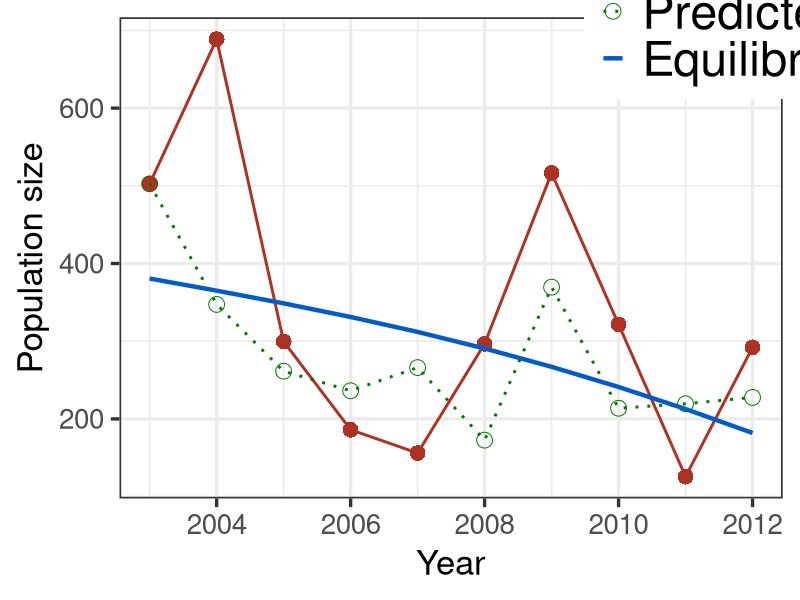
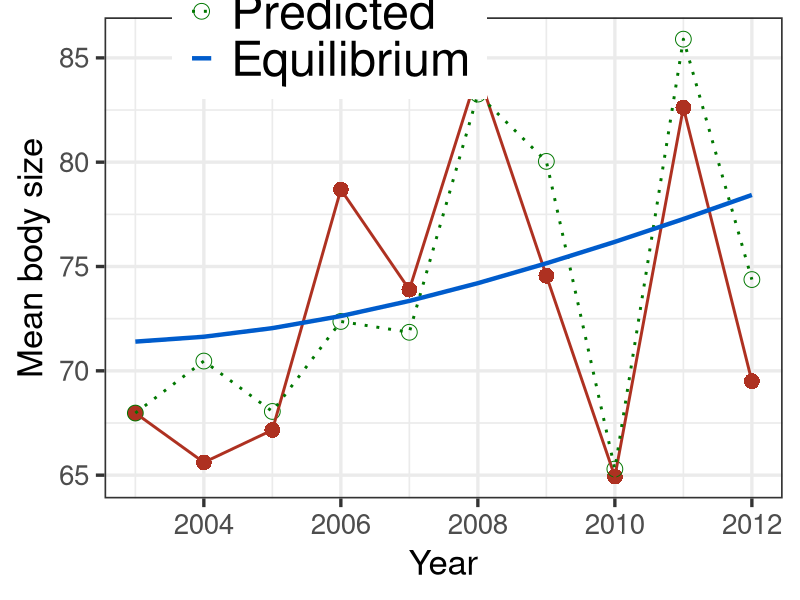
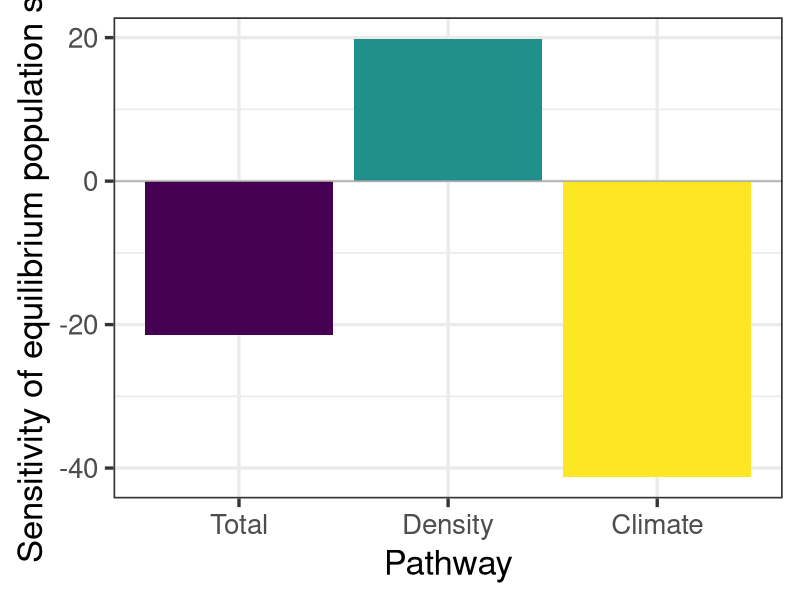
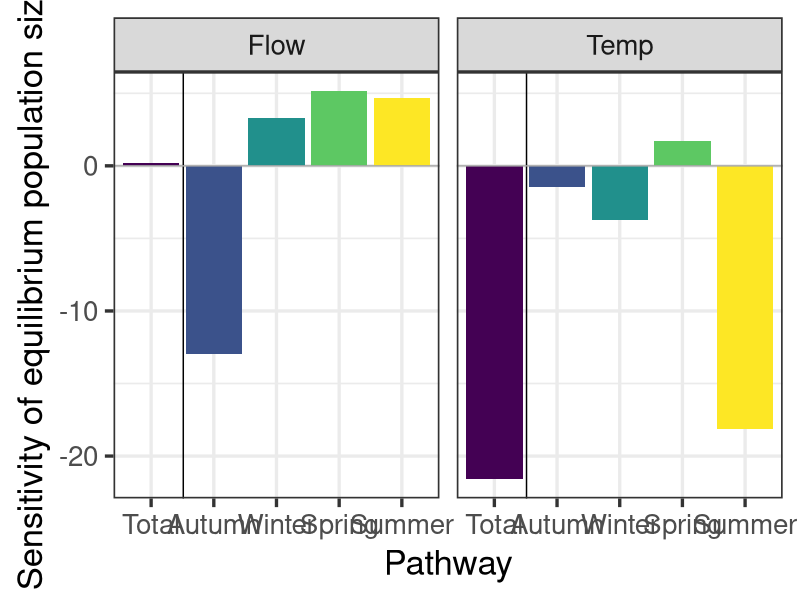
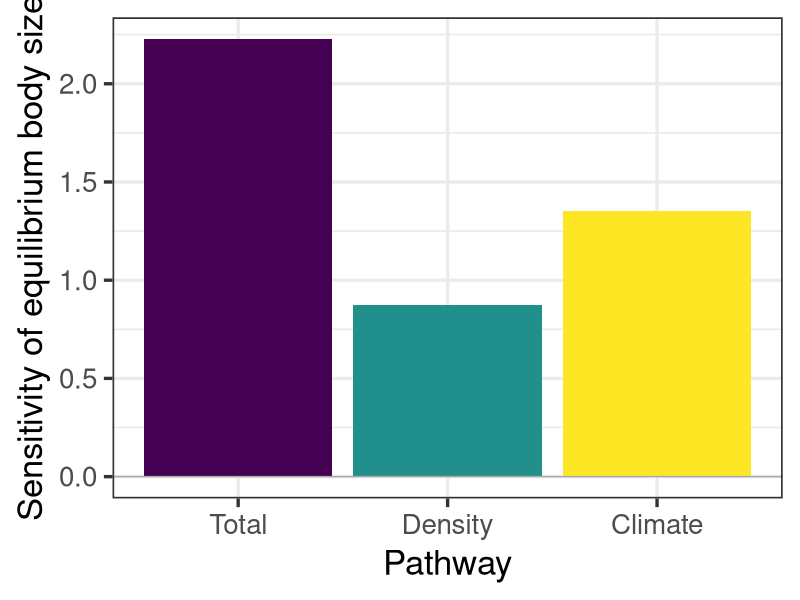
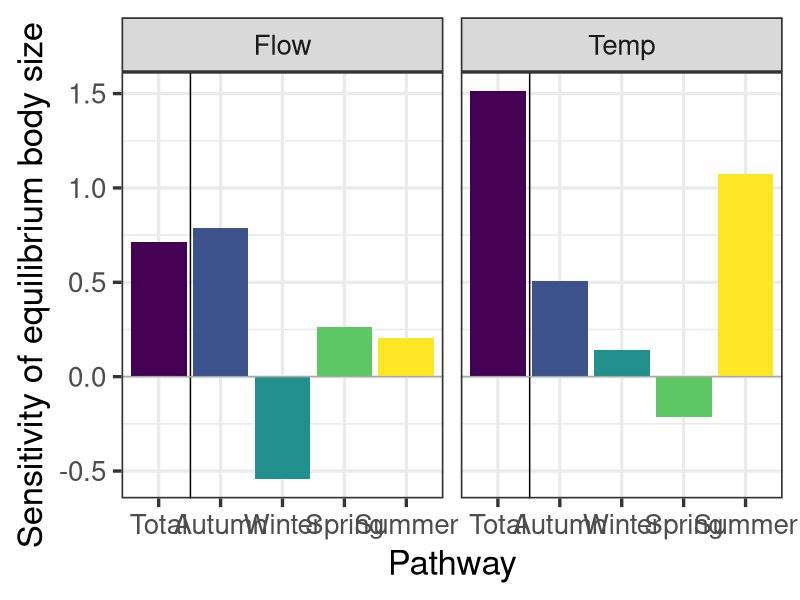
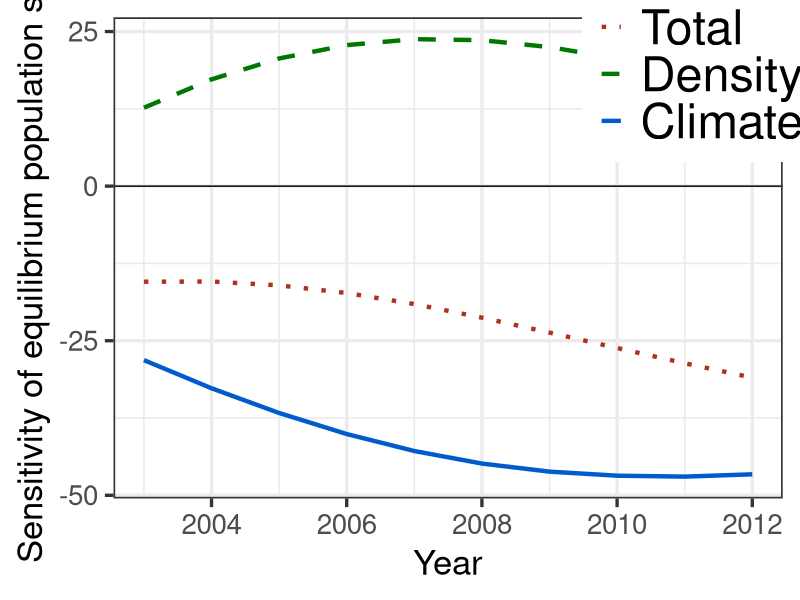
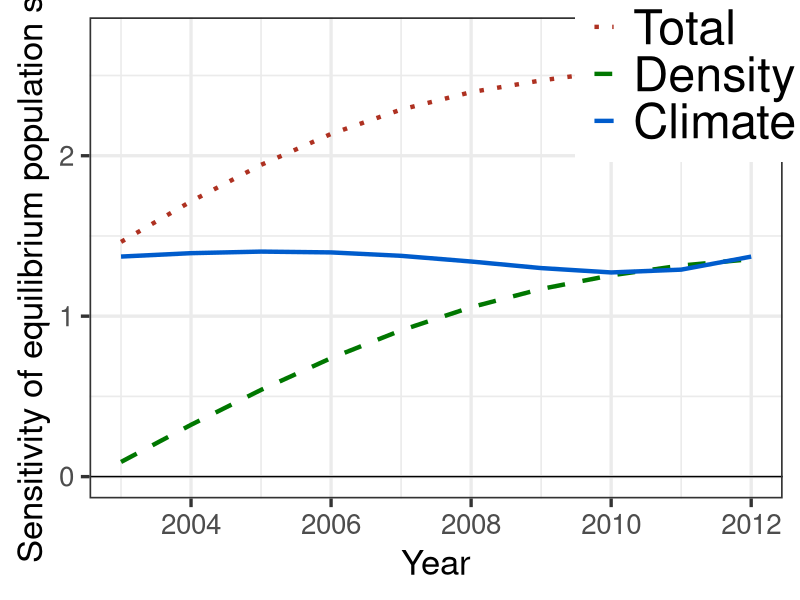

These figures' R source, in order:
## ---- chunk 1
library(ggplot2)
library(dplyr)
library(tidyr)
## ---- chunk 2

capwords <- function(s, strict = FALSE) {
    cap <- function(s) paste(toupper(substring(s, 1, 1)),
                  {s <- substring(s, 2); if(strict) tolower(s) else s},
                             sep = "", collapse = " " )
    sapply(strsplit(s, split = " "), cap, USE.NAMES = !is.null(names(s)))
}

## ---- chunk 3
cbbPalette <- c("#000000", 
                #"#E69F00", "#56B4E9", "#009E73", "#F0E442", 
                "#0072B2", "#D55E00"
                #, "#CC79A7"
                )
## ---- chunk 4

fig1 <- read.csv('Copy of Figure 1.csv',header=T)

#make long
f1 <- 
  select(fig1,-X) %>%
  gather(type,value,observed.length:equilibrium.N) %>%
  separate(type, c("type", "var")) %>%
  mutate( type = factor(type,levels=c('observed','predicted','equilibrium'),
                             labels=c('Observed','Predicted','Equilibrium'), ordered=T) ) 

################################
# Fig 4 Left
fig4 <- read.csv('Fig 4 left column.csv',header=T)
f4 <- select(fig4,-X) %>% 
      mutate( effect = ifelse(Type=='Direct','Climate',ifelse(Type=='Indirect','Density','Total')),
              year= iter + 2002,
              trait='N') 

# Fig 4 Center and Right
fig4CR <- read.csv('Fig 4 cen and right column.csv',header=T)
f4CRa <- select(fig4CR,-X) %>% 
         mutate( year= iter + 2002 ) 
# get totals
f4CRb <- f4CRa %>%         
         group_by( Env,River,iter,year ) %>%
         summarise( dNdt = sum( dNdt )) %>%
         mutate( wrtSeason = 'Total' )

f4CR <- bind_rows(f4CRa,f4CRb) %>%
    mutate( type = factor(wrtSeason,levels=c('Total','Autumn','Winter','Spring','Summer'), ordered=T),
            trait = 'N') 


################################
# Fig 6 Left
fig6 <- read.csv('Fig 6 left column.csv',header=T)
f6 <- select(fig6,-X) %>% 
      mutate( effect = ifelse(Type=='Direct','Climate',ifelse(Type=='Indirect','Density','Total')),
              year= iter + 2002,
              trait='length') 

# Fig 6 Center and Right
fig6CR <- read.csv('Fig 6 cen and right column.csv',header=T)
f6CRa <- select(fig6CR,-X) %>% 
         mutate( year= iter + 2002 ) 
# get totals
f6CRb <- f6CRa %>%         
         group_by( Env,River,iter,year ) %>%
         summarise( dNdt = sum( dNdt )) %>%
         mutate( wrtSeason = 'Total' )

f6CR <- bind_rows(f6CRa,f6CRb) %>%
    mutate( type = factor(wrtSeason,levels=c('Total','Autumn','Winter','Spring','Summer'), ordered=T),
            trait = 'Size') 


#put traits together
f46 <- bind_rows(f4,f6) %>%
       mutate( effect = factor(effect,levels=c('Total','Density','Climate'), ordered=T)) 

f46CR <- bind_rows(f4CR,f6CR)

## ---- chunk 5
popSizeWB <- 
  
filter(f1, river=='Westbrook' & var=='N') %>%
ggplot( aes(year,value,shape=type,linetype=type,color=type,size=type) ) +
  geom_point(size=5)+#, shape=16) +
  geom_line() +
  theme_bw(base_size=25) +
  theme(legend.justification=c(0,0), legend.position=c(.7,.83),
        legend.title=element_blank(),
        legend.text = element_text(size = 35)) +
  scale_x_continuous('Year',limits=c(2003,2012), breaks=c(seq(2002,2012,2))) +
  scale_y_continuous('Population size') +
  scale_shape_manual(values=c(16,1,NA)) +
  scale_linetype_manual(values=c(1,3,1)) +
 # scale_colour_manual(values=cbbPalette)+#c("red","blue",'black')) +
  scale_size_manual(values=c(1.,1,1.5)) +
  scale_color_hue(l=40)

ggsave( file=paste0(getwd(),'/popSizeWB.png'), plot=popSizeWB, dpi=600 , width=6,height=5, units='in', scale=2 )

###############
# size

lengthWB <- 
  
filter(f1, river=='Westbrook' & var=='length') %>%
ggplot( aes(year,value,shape=type,linetype=type,color=type,size=type) ) +
  geom_point(size=5)+#, shape=16) +
  geom_line() +
  theme_bw(base_size=25) +
  theme(legend.justification=c(0,0), legend.position=c(.1,.83),
        legend.title=element_blank(),
        legend.text = element_text(size = 35)) +
  scale_x_continuous('Year',limits=c(2003,2012), breaks=c(seq(2002,2012,2))) +
  scale_y_continuous('Mean body size') +
  scale_shape_manual(values=c(16,1,NA)) +
  scale_linetype_manual(values=c(1,3,1)) +
 # scale_colour_manual(values=cbbPalette)+#c("red","blue",'black')) +
  scale_size_manual(values=c(1.,1,1.5)) +
  scale_color_hue(l=40)

ggsave( file=paste0(getwd(),'/lengthWB.png'), plot=lengthWB, dpi=600 , width=6,height=5, units='in', scale=2 )

## ---- chunk 6

# pop size average for climate and density
sensBarWBN <- 

f46 %>%
  filter(River=="Westbrook" & trait=='N') %>%
  group_by(trait,effect) %>%
  summarise( mean=mean(dNdt) ) %>%
  ggplot(aes(effect,mean,fill=effect)) +
    geom_bar(stat='identity') +
    theme_bw(base_size=25) +
    theme(legend.position='none') +
    scale_x_discrete('Pathway') +
    scale_y_continuous('Sensitivity of equilibrium population size') +
    geom_hline(yintercept=0, color='darkgrey') 

  ggsave( file=paste0(getwd(),'/sensBarWBN.png'), plot=sensBarWBN, dpi=600, width=6,height=5,units='in', scale=2 )

# pop size by season
sensBarSeasonWBN <- 

f46CR %>%
  filter(River=="Westbrook" & trait=='N') %>%
  group_by(trait,type,Env) %>%
  summarise( mean=mean(dNdt) ) %>%
  ggplot(aes(type,mean,fill=type)) +
    geom_bar(stat='identity') +
    theme_bw(base_size=25) +
    theme(legend.position='none') +
    scale_x_discrete('Pathway') +
    scale_y_continuous('Sensitivity of equilibrium population size') +
    geom_vline(xintercept=1.513) +
    geom_hline(yintercept=0, color='darkgrey') +
    facet_wrap(~Env)

  ggsave( file=paste0(getwd(),'/sensBarSeasonWBN.png'), plot=sensBarSeasonWBN, dpi=600, width=6,height=5,units='in', scale=2 )

###############################################
# body size average for climate and density
sensBarWBSize <- 

f46 %>%
  filter(River=="Westbrook" & trait=='length') %>%
  group_by(trait,effect) %>%
  summarise( mean=mean(dNdt) ) %>%
  ggplot(aes(effect,mean,fill=effect)) +
    geom_bar(stat='identity') +
    theme_bw(base_size=25) +
    theme(legend.position='none') +
    scale_x_discrete('Pathway') +
    scale_y_continuous('Sensitivity of equilibrium body size') +
    geom_hline(yintercept=0, color='darkgrey')

  ggsave( file=paste0(getwd(),'/sensBarWBSize.png'), plot=sensBarWBSize, dpi=600, width=6,height=5,units='in', scale=2 )

# body size by season
sensBarSeasonWBSize <- 

f46CR %>%
  filter(River=="Westbrook" & trait=='Size') %>%
  group_by(trait,type,Env) %>%
  summarise( mean=mean(dNdt) ) %>%
  ggplot(aes(type,mean,fill=type)) +
    geom_bar(stat='identity') +
    theme_bw(base_size=25) +
    theme(legend.position='none') +
    scale_x_discrete('Pathway') +
    scale_y_continuous('Sensitivity of equilibrium body size') +
    geom_vline(xintercept=1.513) +
    geom_hline(yintercept=0, color='darkgrey') +
    facet_wrap(~Env)

  ggsave( file=paste0(getwd(),'/sensBarSeasonWBSize.png'), plot=sensBarSeasonWBSize, dpi=600, width=6,height=5,units='in', scale=2 )

## ---- chunk 7
###################
# Sensitivities

# PopSize

ggSens <- function(d,riv,t){
  
  label <- 'population'; if(t=='Size') label <- 'body' 
  
  gg <- 
  filter(d, River==riv & trait == t ) %>%
  ggplot( aes( year,dNdt,linetype=effect,color=effect ) ) +
  #geom_point(size=5)+#, shape=16) +
    geom_line(size=1.5) +
    theme_bw(base_size=25) +
    theme(legend.justification=c(0,0), legend.position=c(0.7,0.7),
          legend.title=element_blank(),
          legend.text = element_text(size = 35)) +
    scale_x_continuous('Year',limits=c(2003,2012), breaks=c(seq(2002,2012,2))) +
    scale_y_continuous(paste0('Sensitivity of equilibrium ',label,' size')) +
    scale_linetype_manual(values=c(3,2,1)) +
    scale_color_hue(l=40) +
    geom_hline(yintercept=0)

  ggsave( file=paste0(getwd(),'/sens',t,riv,'.png'), plot=gg, dpi=600, width=6,height=5,units='in', scale=2 )
  return(gg)
} 

gN <- ggSens(f46,'Westbrook','N')
gLength <- ggSens(f46,'Westbrook','length')

## ---- chunk 8
###################
# Flow

sensPopSizeF_WB <- 

  
ggSensFT <- function(d,riv,t,e){ 
 
label <- 'population'; if(t=='Size') label <- 'body'  

gg <-     
filter(d, River==riv & trait==t, Env == e ) %>%
ggplot( aes( year,dNdt,linetype=type,color=type ) ) +
  #geom_point(size=5)+#, shape=16) +
  geom_line(size=1.5) +
  theme_bw(base_size=25) +
  theme(legend.justification=c(0,0), legend.position=c(0.7,0.3),
        legend.title=element_blank(),
        legend.text = element_text(size = 35)) +
  scale_x_continuous('Year',limits=c(2003,2012), breaks=c(seq(2002,2012,2))) +
  scale_y_continuous(paste0('Sensitivity of equilibrium ',label,' size')) +
  scale_linetype_manual(values=c(1,2,3,4,5)) +
 # scale_colour_manual(values=cbbPalette)+#c("red","blue",'black')) +
  scale_color_hue(l=40) +
  geom_hline(yintercept=0)

ggsave( file=paste0(getwd(),'/sens',t,e,riv,'.png'), plot=gg, dpi=600 , width=6,height=5, units='in', scale=2 )

return(gg)
}

gNF <- ggSensFT(f46CR,'Westbrook','N','Flow')
gNT <- ggSensFT(f46CR,'Westbrook','N','Temp')
gLF <- ggSensFT(f46CR,'Westbrook','Size','Flow')
gLT <- ggSensFT(f46CR,'Westbrook','Size','Temp')
